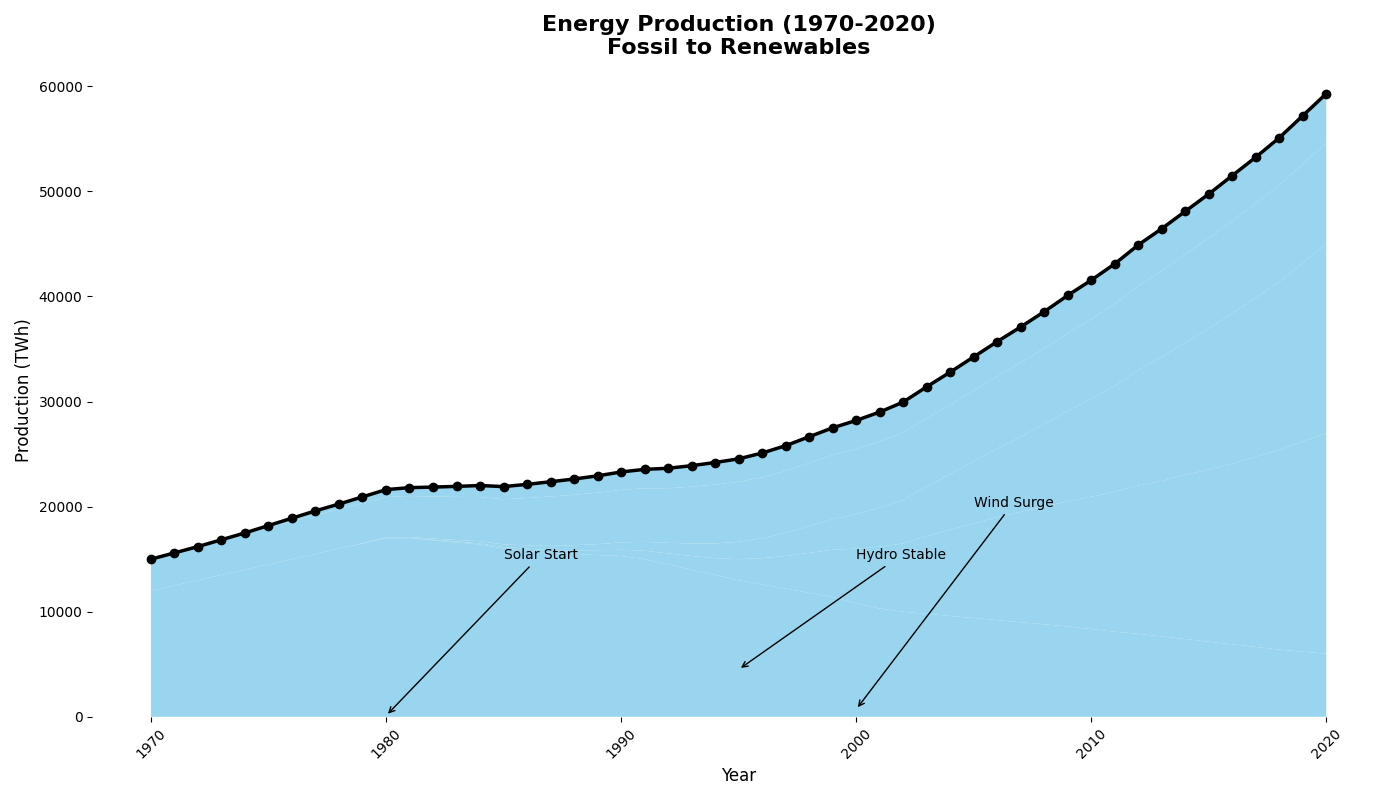

Write the Python code that produced this figure.
import matplotlib.pyplot as plt
import numpy as np

years = np.arange(1970, 2021)
fossil_fuels = np.array([12000, 12500, 13000, 13500, 14000, 14500, 15000, 15500, 16000, 16500,
                         17000, 17000, 16800, 16600, 16400, 16000, 15800, 15600, 15500, 15400,
                         15300, 15000, 14500, 14000, 13500, 13000, 12600, 12200, 11800, 11400,
                         10800, 10300, 10000, 9800, 9600, 9400, 9200, 9000, 8800, 8600,
                         8350, 8100, 7900, 7650, 7400, 7150, 6900, 6650, 6400, 6200, 6000])
solar = np.array([0, 0, 0, 0, 0, 0, 0, 0, 0, 10,
                  20, 30, 50, 70, 100, 150, 200, 270, 350, 450,
                  600, 800, 1050, 1300, 1600, 2000, 2500, 3100, 3800, 4500,
                  5200, 5900, 6500, 7400, 8200, 9000, 9800, 10500, 11200, 11900,
                  12600, 13300, 14100, 14800, 15600, 16400, 17200, 18100, 19000, 20000, 21000])
wind = np.array([0, 0, 0, 0, 0, 0, 0, 0, 0, 20,
                 50, 80, 110, 160, 210, 260, 320, 400, 480, 580,
                 700, 850, 1000, 1200, 1400, 1650, 1900, 2200, 2550, 2900,
                 3300, 3700, 4150, 4700, 5300, 5900, 6500, 7150, 7850, 8600,
                 9300, 10100, 11000, 11800, 12600, 13400, 14300, 15100, 16000, 17000, 18000])
hydro = np.array([3000, 3100, 3200, 3300, 3400, 3500, 3600, 3700, 3750, 3800,
                  3850, 3900, 4000, 4100, 4200, 4300, 4500, 4700, 4800, 4900,
                  5000, 5100, 5200, 5400, 5600, 5700, 5800, 5900, 6000, 6100,
                  6200, 6300, 6400, 6500, 6600, 6750, 6900, 7050, 7200, 7400,
                  7600, 7800, 8000, 8200, 8400, 8600, 8800, 9000, 9200, 9400, 9600])
nuclear = np.array([0, 0, 0, 50, 100, 200, 300, 400, 500, 600,
                    700, 800, 900, 1000, 1100, 1200, 1300, 1400, 1500, 1600,
                    1700, 1800, 1900, 2000, 2100, 2200, 2300, 2400, 2500, 2600,
                    2700, 2800, 2900, 3000, 3100, 3200, 3300, 3400, 3500, 3600,
                    3700, 3800, 3900, 4000, 4100, 4200, 4300, 4400, 4500, 4600, 4700])

energy_data = np.row_stack([fossil_fuels, solar, wind, hydro, nuclear])

fig, ax = plt.subplots(figsize=(14, 8))

colors = ['#87CEEB']
ax.stackplot(years, energy_data, colors=colors * 5, alpha=0.85)

total_energy = energy_data.sum(axis=0)
ax.plot(years, total_energy, color='black', linewidth=2.5, marker='o')

ax.set_title("Energy Production (1970-2020)\nFossil to Renewables", fontsize=16, fontweight='bold')
ax.set_xlabel('Year', fontsize=12)
ax.set_ylabel('Production (TWh)', fontsize=12)

# Remove the grid and legend, and turn off spines
ax.spines['top'].set_visible(False)
ax.spines['right'].set_visible(False)
ax.spines['left'].set_visible(False)
ax.spines['bottom'].set_visible(False)

ax.annotate('Solar Start', xy=(1980, 100), xytext=(1985, 15000),
            arrowprops=dict(facecolor='black', arrowstyle='->'), fontsize=10)
ax.annotate('Wind Surge', xy=(2000, 700), xytext=(2005, 20000),
            arrowprops=dict(facecolor='black', arrowstyle='->'), fontsize=10)
ax.annotate('Hydro Stable', xy=(1995, 4500), xytext=(2000, 15000),
            arrowprops=dict(facecolor='black', arrowstyle='->'), fontsize=10)

plt.xticks(rotation=45)
plt.tight_layout()

plt.show()
